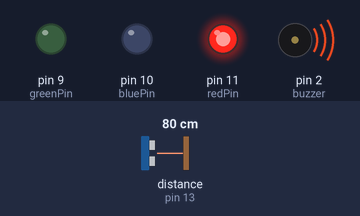
Bench run of a sketch on a simulated Arduino Uno, built with avr-gcc and run on an emulated ATmega328P. Shown: output pins drawn as LEDs (lit = HIGH), buzzer (waves = sounding). Wiring (inferred from the names in the program): ultrasonic range finder: trigger pin 12; echo pin 13. The inputs (shaded band) are chosen by the test bench; at power-on: distance to the obstacle (sensor on pin 13) 80 cm. The echo pulse lasts 58.3 µs per cm; pins used as bus, display or sensor lines are not drawn; what the sketch prints to the serial monitor is not drawn.

Above: at 4.0 s.
4.1 s: distance to the obstacle (sensor on pin 13) set to 98 cm
8.2 s: distance to the obstacle (sensor on pin 13) set to 103 cm
At 10.6 s:
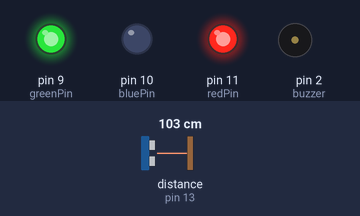
12.3 s: distance to the obstacle (sensor on pin 13) set to 222 cm
16.4 s: distance to the obstacle (sensor on pin 13) set to 227 cm
At 18.9 s:
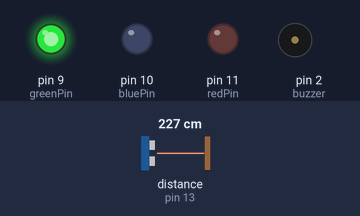
20.5 s: distance to the obstacle (sensor on pin 13) set to 2 cm
At 22.9 s:
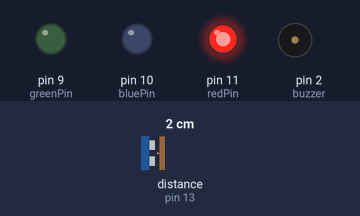
28.6 s: distance to the obstacle (sensor on pin 13) set to 120 cm
At 31.7 s:
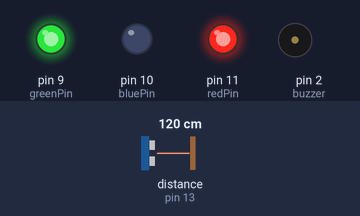
Timing chart, 0 to 33.2 s (numbered marks = the images above; inputs shaded):
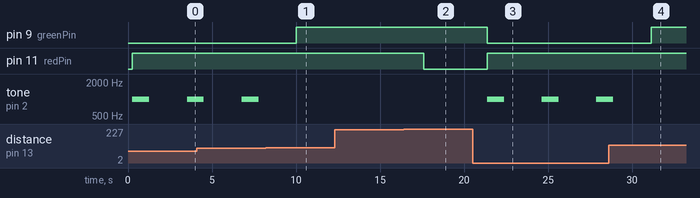

Measured:
- the behaviour switches between 100 and 101 cm on distance to the obstacle (sensor on pin 13) (found by bisection; images 0 and 1)
- the behaviour switches between 224 and 225 cm on distance to the obstacle (sensor on pin 13) (found by bisection; images 1 and 2)
- after the input at 8.2 s, pin 9 (greenPin): LOW → HIGH after 1.8 s; tone on pin 2 (buzzer): stays silent (without the input it goes to 1000 Hz after 1.8 s)
- after the input at 12.3 s, every drawn part: stays the same
- after the input at 16.4 s, pin 11 (redPin): HIGH → LOW after 1.2 s
- after the input at 20.5 s, pin 9 (greenPin): HIGH → LOW after 0.87 s; pin 11 (redPin): LOW → HIGH after 0.87 s; tone on pin 2 (buzzer): alternates 1000 Hz for 1.0 s and silent for 2.3 s, starting after 0.87 s
- after the input at 28.6 s, pin 9 (greenPin): LOW → HIGH after 2.5 s; tone on pin 2 (buzzer): goes on until 28.9 s, then stays silent

The sketch:

Flood_Detection.ino
```cpp
int redPin= 11;
int greenPin = 9;
int  bluePin = 10;
int trigPin=12;
int echoPin=13;
const int buzzer = 2;
long duration,cm,inches;
void setup()
{

Serial.begin(9600);
  pinMode(redPin,  OUTPUT);
  pinMode(greenPin, OUTPUT);
  pinMode(bluePin, OUTPUT);

pinMode(trigPin,OUTPUT);
pinMode(echoPin,INPUT);
    pinMode(buzzer, OUTPUT);
}
void loop()
{
 digitalWrite(trigPin,LOW);
 delayMicroseconds(2);
 digitalWrite(trigPin,HIGH);
 delayMicroseconds(4);
 digitalWrite(trigPin,LOW);
 pinMode(echoPin,INPUT);
 duration=pulseIn(echoPin,HIGH);
 cm=(duration/2)/29.1;//MEASUREMENT IN CM
 inches=(duration/2)/74;//MEASUREMENT IN INCHES
 delay(250);
 Serial.print(cm);
 Serial.print("cm");
   if(cm<100)

  {

  setColor(255,  0, 0); // red
  tone(buzzer, 1000); // Send 1KHz sound signal...
  delay(1000);         // ...for 1 sec
  noTone(buzzer);     // Stop sound...
  delay(1000);         // ...for 1sec

  }


  else if (cm<225)
  {
   setColor(255,  255, 0); // yellow Color


  }

 else  if(cm<380)
   {


   setColor(0,  255, 0); // Green Color
   }
 delay(1000);
}

void setColor(int redValue, int greenValue,  int blueValue) {
  analogWrite(redPin, redValue);
  analogWrite(greenPin,  greenValue);
  analogWrite(bluePin, blueValue);
}
```
